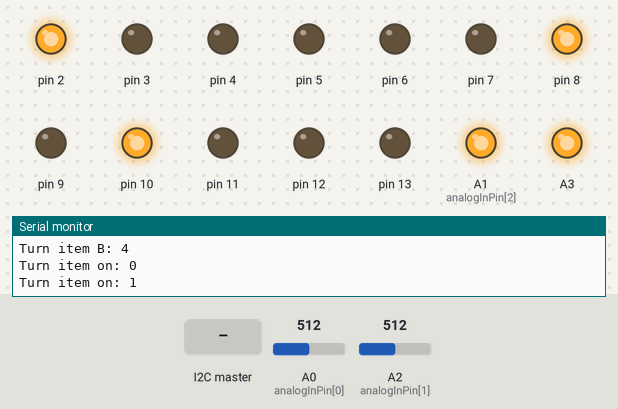
Simulated run of this sketch. Board: Arduino Uno, built with avr-gcc and run on an emulated ATmega328P. Parts: output pins drawn as LEDs (lit = HIGH), the last lines printed to the serial monitor. Dashed ring = blinking. The inputs (shaded band) are chosen by the test bench; at power-on: A0 (analogInPin[0]) = 512, A2 (analogInPin[1]) = 512. Random numbers use the default seed unless the sketch sets one.

Above: at 2.2 s.
2.3 s: A0 (analogInPin[0]) set to 589
3.8 s: A0 (analogInPin[0]) set to 615
At 5.9 s:
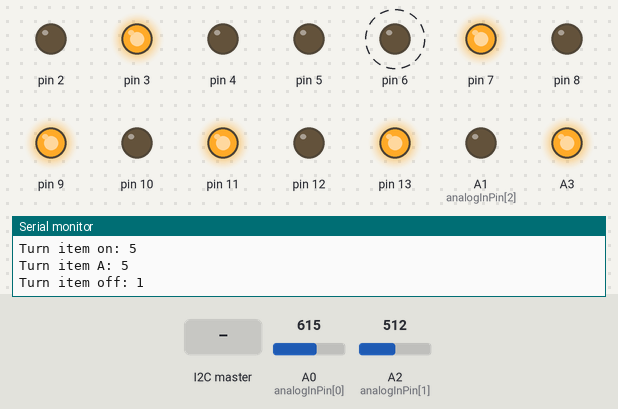
At 6.4 s:
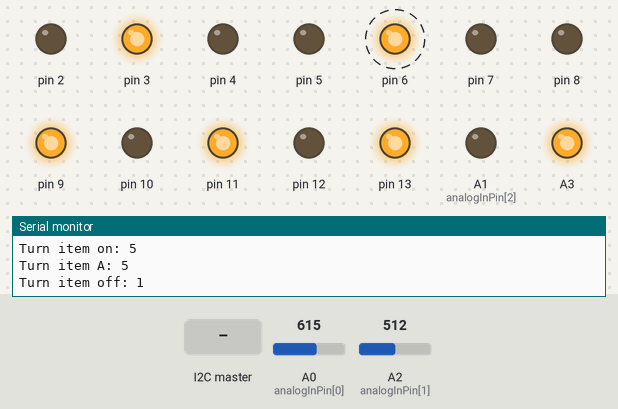
6.8 s: the I2C master sends the byte 0
9.8 s: A2 (analogInPin[1]) set to 594
11.7 s: A2 (analogInPin[1]) set to 616
At 13.2 s:
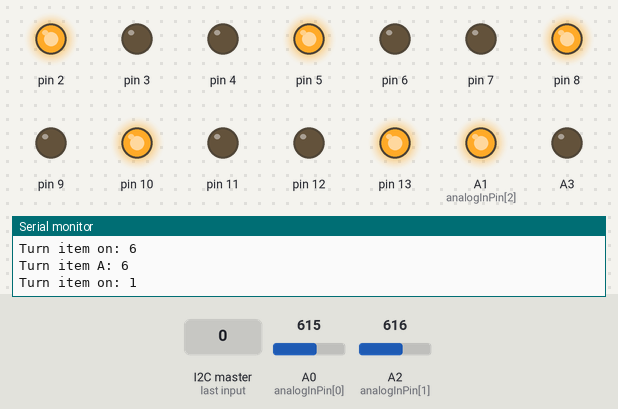
14.7 s: A2 (analogInPin[1]) set to 983
16.2 s: A2 (analogInPin[1]) set to 1018
At 16.31 s:
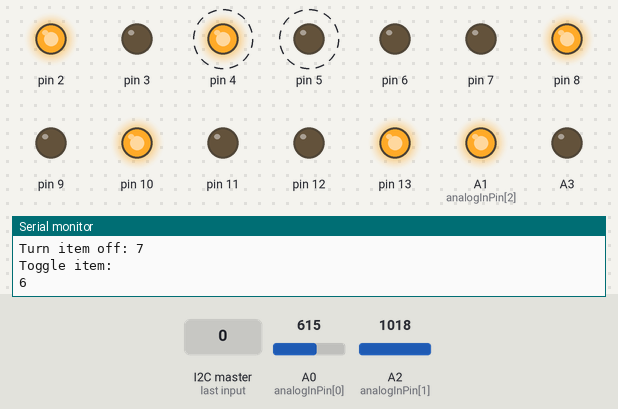
Timing chart, 0 to 20.2 s (numbered marks = the images above; inputs shaded):
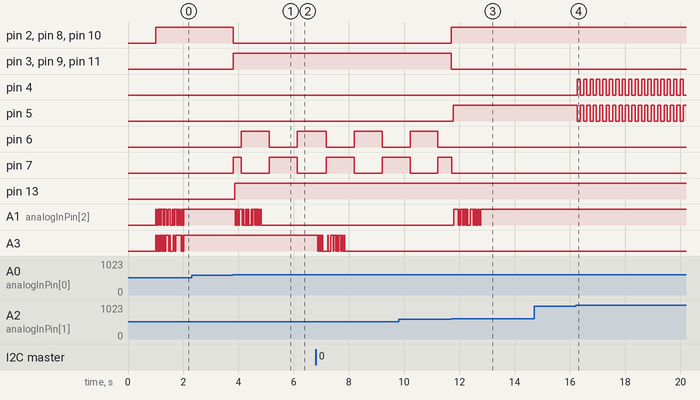

Measured:
- the behaviour switches between 600 and 601 on A0 (analogInPin[0]) (found by bisection; images 0 and 1)
- the behaviour switches between 600 and 601 on A2 (analogInPin[1]) (found by bisection; images 2 and 3)
- the behaviour switches between 1000 and 1001 on A2 (analogInPin[1]) (found by bisection; images 3 and 4)
- after the input at 2.3 s, every drawn part: stays the same
- after the input at 3.8 s, pin 2, pin 8, pin 10: HIGH → LOW at once; pin 3, pin 9, pin 11: LOW → HIGH at once; pin 6: LOW → HIGH after 0.29 s, → LOW 1.0 s later, → HIGH 1.0 s later; pin 7: LOW → HIGH at once, → LOW 0.28 s later, → HIGH 1.0 s later, → LOW 1.0 s later; pin 13: LOW → HIGH after 0.07 s
- after the input at 11.7 s, pin 2, pin 8, pin 10: LOW → HIGH at once; pin 3, pin 9, pin 11: HIGH → LOW at once; pin 5: LOW → HIGH after 0.07 s
- after the input at 14.7 s, every drawn part: stays the same
- after the input at 16.2 s, pin 4, pin 5: alternates HIGH for 0.12 s and LOW for 0.12 s, starting after 0.06 s

The sketch:

xmas2020.ino
```cpp
#include <Wire.h>

#define I2C_SLAVE_ADDRESS 11

#define PAYLOAD_SIZE 2

const int HOUSE = 0;
const int CAVE = 1;

const int SIGNAL1 = 2;
const int SIGNAL2 = 3;
const int SIGNAL3 = 4;

const int WHITE1 = 5;
const int WHITE2 = 6;

const int WARN = 7;

const int SENSOR1 = 8;
const int SENSOR2 = 9;
const int SENSOR3 = 10;


const int STATUS_OFF       = 0;
const int STATUS_ON        = 1;
const int STATUS_A         = 2;
const int STATUS_GREEN     = 2;
const int STATUS_B         = 3;
const int STATUS_RED       = 3;
const int STATUS_TRANS_OFF = 4;
const int STATUS_TRANS_ON  = 5;


//              H   C  S1  S2  S3  W1  W2   X  S1  S3  S3   N
int status[] {  5,  5,  2,  3,  3,  0,  0,  0,  0,  0,  0,  0,  0,  0,  0,  0,  0,  0,  0,  0,  0,  0,  0,  0};
int value[]  { 50, 50,  0,  0,  0,  0,  0,  0,  0,  0,  0,  0};
int pinA[]   { A3,  A1, 10,  9,  3, 13,  5,  7, A0, A2, A1,  0};
int pinB[]   { -1, -1, 11,  8,  2, 12,  4,  6, -1, -1, -1,  0};


const int delta = 600;
int n = 0;
int state = 0;

// These constants won't change. They're used to give names to the pins used:
const int analogInPin[] = {A0,A2,A1};

int   sensorValue[] = {-1,-1,-1 };        // value read from the pot
int   lowRefValue[] = {0,0,0};
int  highRefValue[] = {600,600,600};
int sensorCounter[] = {0,0,0};


void setup()
{
  Serial.begin(9600);
  Serial.println("-------Lego XMAS2020");
  delay(1000);

  Wire.begin(I2C_SLAVE_ADDRESS);
  Wire.onRequest(requestEvents);
  Wire.onReceive(receiveEvents);

  for (int i = 0; i<14; i++) {
    pinMode(i, OUTPUT);
  }

  pinMode(pinA[CAVE], OUTPUT);
  pinMode(pinA[HOUSE], OUTPUT);

  turnGreen(SIGNAL1);
  turnRed(SIGNAL2);
  turnRed(SIGNAL3);

  flickerOn(CAVE, 50);
  flickerOn(HOUSE, 50);
}

void action(int s) {
  Serial.print("action = ");
  Serial.println(s);
  state = s;
  if (s == 0) {
    turnRed(SIGNAL1);
    turnGreen(SIGNAL2);
    turnGreen(SIGNAL3);
    turnOn(WARN);

    toggle(WHITE1);

    flickerOn(HOUSE, 50);
    flickerOff(CAVE, 50);

    sensorCounter[1]=0;
    sensorCounter[2]=0;
  } else if (s==1) {
    turnGreen(SIGNAL1);
    turnRed(SIGNAL2);
    turnRed(SIGNAL3);
    turnOff(WARN);

    toggle(WHITE2);

    flickerOff(HOUSE, 50);
    flickerOn(CAVE, 50);

    sensorCounter[0]=0;
    sensorCounter[2]=0;
  } else if (s==2) {

    sensorCounter[0]=0;
    sensorCounter[1]=0;
  }
}


void requestEvents()
{
    Serial.print(F("requestEvents START -- "));
    for ( int i = 0; i<16; i++ ) {
      Wire.write(status[i]);
      Serial.print(status[i]);
      Serial.print(" ");
    }
    Serial.println(F(" -- requestEvents END"));
}


void receiveEvents(int numBytes)
{
  Serial.print(F("---> recieved events \tnum= "));
  Serial.println(numBytes);

  // clear queue
  while(1 < Wire.available()) // loop through all but the last
  {
    int c = Wire.read();
    Serial.print( "Receive too much: " );
    Serial.println(c);
  }

    int item = Wire.read();

    Serial.print(F("---> recieved events \titem = "));
    Serial.println(item);

    switch (item) {
      case HOUSE:
      case CAVE:
        flickerToggle(item, 50);
        break;
      case WARN:
      case SIGNAL1:
      case SIGNAL2:
      case SIGNAL3:
      case WHITE1:
      case WHITE2:
        toggle(item);
        break;
    }

  Serial.println(F(" receive END -- "));

}


void bigUpdate(int time) {

  if ( status[WARN] == STATUS_ON ) {
    blink(WARN);
  } else if ( status[WARN] != STATUS_OFF ) {
    turnOff(WARN);
  }

}


void smallUpdate( int counter ) {

  // READ SENSORS
  for (int s = 0; s<2; s++) {
    sensorValue[s] = analogRead(analogInPin[s]);

    if ( sensorValue[s] > highRefValue[s] ) {
      sensorCounter[s]++;
      action(s);
      highRefValue[s] = 1000;
      lowRefValue[s] = 10;
    }

    if ( sensorValue[s] < lowRefValue[s] ) {
      highRefValue[s] = 600;
      lowRefValue[s] = -1;
    }
  }

  // FLICKER HOUSE ON
  if ( status[HOUSE] == STATUS_TRANS_ON) {
    value[HOUSE]--;
    digitalWrite(pinA[HOUSE], random(0, 2));
    if ( value[HOUSE] < 0 ) {
       turnOn(HOUSE);
    }
  }

  // FLICKER HOUSE OFF
  if ( status[HOUSE] == STATUS_TRANS_OFF) {
    value[HOUSE]--;
    digitalWrite(pinA[HOUSE], random(0, 2));
    if ( value[HOUSE] < 0 ) {
       turnOff(HOUSE);
    }
  }

  // FLICKER CAVE ON
  if ( status[CAVE] == STATUS_TRANS_ON) {
    value[CAVE]--;
    digitalWrite(pinA[CAVE], random(0, 2));
    if ( value[CAVE] < 0 ) {
       turnOn(CAVE);
    }
  }

  // FLICKER CAVE OFF
  if ( status[CAVE] == STATUS_TRANS_OFF) {
    value[CAVE]--;
    digitalWrite(pinA[CAVE], random(0, 2));
    if ( value[CAVE] < 0 ) {
       turnOff(CAVE);
    }
  }
}


int maincounter = 0;

int smalldelta = 20;
int bigdelta = 1000/smalldelta;

void loop() {
  maincounter++;

  if ( maincounter % bigdelta == 0 ) {
     bigUpdate( maincounter );
  }

  smallUpdate( maincounter );

  delay(smalldelta);
}


void turnOn( int item ) {
  Serial.print("Turn item on: "); Serial.println(item);
  switch (item) {
    case SIGNAL1:
    case SIGNAL2:
    case SIGNAL3:
    case WHITE1:
    case WHITE2:
      turnA( item );
      status[item]=STATUS_A;
      break;
    case WARN:
      blink( item );
      status[item]=STATUS_ON;
      break;
    default:
      digitalWrite(pinA[item], HIGH);
      status[item]=STATUS_ON;
    }
}

void turnOff( int item ) {
  Serial.print("Turn item off: "); Serial.println(item);
  digitalWrite(pinA[item], LOW);
  if (pinB[item]!=-1) digitalWrite(pinB[item], LOW);
  status[item]=STATUS_OFF;
}

void turnA( int item ) {
  Serial.print("Turn item A: "); Serial.println(item);
  digitalWrite(pinA[item], HIGH);
  digitalWrite(pinB[item], LOW);
  status[item]=STATUS_A;
}

void turnB( int item ) {
  Serial.print("Turn item B: "); Serial.println(item);
  digitalWrite(pinA[item], LOW);
  digitalWrite(pinB[item], HIGH);
  status[item]=STATUS_B;
}

void turnGreen( int item ) {
  turnA(item);
}

void turnRed( int item ) {
  turnB(item);
}

void flickerOn( int item, int duration ) {
  if ( status[item] != STATUS_ON ) {
      status[item] = STATUS_TRANS_ON;
      value[item] = duration;
  }
}

void flickerOff( int item, int duration ) {
  if ( status[item] != STATUS_OFF ) {
      status[item] = STATUS_TRANS_OFF;
      value[item] = duration;
  }
}

void blink( int item ) {
  value[item] = !value[item];
  digitalWrite(pinA[item], value[item]);
  digitalWrite(pinB[item], !value[item]);
}

void toggle( int item ) {
  Serial.println("Toggle item: "); Serial.println(item);
  switch ( status[item] ) {
    case STATUS_ON:
    case STATUS_TRANS_ON:
      turnOff(item);
      break;
    case STATUS_OFF:
    case STATUS_TRANS_OFF:
      turnOn(item);
      break;
    case STATUS_A: // GREEN
      turnB(item);
      break;
    case STATUS_B: // RED
      turnA(item);
      break;
  }
}


void flickerToggle( int item, int duration ) {
  Serial.println("Toggle item flicker: "); Serial.println(item);
  switch ( status[item] ) {
    case STATUS_ON:
    case STATUS_TRANS_ON:
      status[item] = STATUS_TRANS_OFF;
      value[item] = duration;
      break;
    case STATUS_OFF:
    case STATUS_TRANS_OFF:
      status[item] = STATUS_TRANS_ON;
      value[item] = duration;
      break;
  }
}
```
